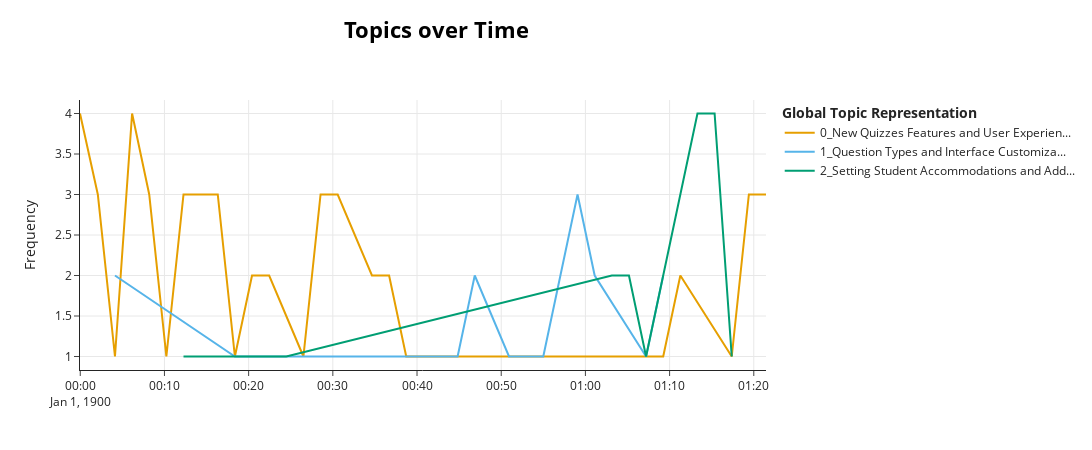

Notebook code cell kept with this figure:
### Markdown cell above
# BERTopic + OpenAI (w/ Tokenizer)
Takes a bit of time to run, ~6 minutes or so

### Code cell
from helper import *
from bertopic import BERTopic

from bertopic.representation import OpenAI
import tiktoken


config = Config()
config.setFromEnv()

OpenAIChatBot = OpenAIBot(config)
tokenizer = tiktoken.encoding_for_model(OpenAIChatBot.model)
representation_model = OpenAI(
    OpenAIChatBot.client,
    model=OpenAIChatBot.model,
    delay_in_seconds=2,
    chat=True,
    nr_docs=8,
    doc_length=None,
    tokenizer=tokenizer,
)
topic_model = BERTopic(representation_model=representation_model)

videoNames = ["New Quizzes Video", "Rearrange Playlist video"]
combinedTranscripts = getcombinedTranscripts()
video = videoNames[0]

docs = combinedTranscripts[video]["Combined Lines"].tolist()
timestamps = combinedTranscripts[video]["Start"].tolist()

topics, probs = topic_model.fit_transform(docs)

# hierarchical_topics = topic_model.hierarchical_topics(docs)
# topic_model.visualize_hierarchy(hierarchical_topics=hierarchical_topics)

binCount = getBinCount(combinedTranscripts[video], windowSize=120)

topics_over_time = topic_model.topics_over_time(docs, timestamps, nr_bins=binCount)
topic_model.visualize_topics_over_time(topics_over_time)

### Figure 1 — Plotly figure (JSON) as saved in the notebook; plotly's stock layout.template omitted (floating-point values rounded to 4 significant figures)
{"data": [{"hoverinfo": "text", "hovertext": ["<b>Topic 0</b><br>Words: New Quizzes in Canvas - Features, Setup, and Updates", "<b>Topic 0</b><br>Words: Transition from Classic to New Quizzes in Instructure", "<b>Topic 0</b><br>Words: New Quizzes User Experience and Moderation Features", "<b>Topic 0</b><br>Words: Quiz Customization and Categorization", "<b>Topic 0</b><br>Words: Enhancements in Quiz Management and Analysis in Canvas", "<b>Topic 0</b><br>Words: Online Quiz Tools and Options", "<b>Topic 0</b><br>Words: Enhancements in Quiz Features and Rich Content Editor", "<b>Topic 0</b><br>Words: Using Canvas Commons for New Quizzes and Templates", "<b>Topic 0</b><br>Words: New Quizzes Migration and Templates Usage", "<b>Topic 0</b><br>Words: New Quiz Types Demonstration", "<b>Topic 0</b><br>Words: Building and Managing Quizzes in Online Courses", "<b>Topic 0</b><br>Words: Classic Quizzes vs. New Quizzes Comparison", "<b>Topic 0</b><br>Words: Transition from Classic to New Quizzes in Software", "<b>Topic 0</b><br>Words: Quiz Design and Categorization", "<b>Topic 0</b><br>Words: Categorization of Fruits, Vegetables, and Distractors", "<b>Topic 0</b><br>Words: Creating and Managing Quiz Questions", "<b>Topic 0</b><br>Words: Quiz Creation and Matching Questions", "<b>Topic 0</b><br>Words: Quiz Question Shuffling and Types", "<b>Topic 0</b><br>Words: Adjusting Quiz Calculation Settings", "<b>Topic 0</b><br>Words: Customizing Quiz Settings", "<b>Topic 0</b><br>Words: Student Quiz Results Analysis", "<b>Topic 0</b><br>Words: Quiz Item Analysis and Reports", "<b>Topic 0</b><br>Words: New Quizzes Model in Canvas for Faculty", "<b>Topic 0</b><br>Words: New Quizzes and Updates in LMS", "<b>Topic 0</b><br>Words: Instructor Resource Updates and Support"], "marker": {"color": "#E69F00"}, "mode": "lines", "name": "0_New Quizzes Features and User Experien...", "type": "scatter", "x": ["1899-12-31T23:59:58.134021", "1900-01-01T00:02:05.237048", "1900-01-01T00:04:07.334097", "1900-01-01T00:06:09.431146", "1900-01-01T00:08:11.528195", "1900-01-01T00:10:13.625243", "1900-01-01T00:12:15.722292", "1900-01-01T00:14:17.819341", "1900-01-01T00:16:19.916390", "1900-01-01T00:18:22.013439", "1900-01-01T00:20:24.110487", "1900-01-01T00:22:26.207536", "1900-01-01T00:26:30.401634", "1900-01-01T00:28:32.498682", "1900-01-01T00:30:34.595731", "1900-01-01T00:34:38.789829", "1900-01-01T00:36:40.886878", "1900-01-01T00:38:42.983926", "1900-01-01T00:40:45.080975", "1900-01-01T00:42:47.178024", "1900-01-01T01:09:14.439658", "1900-01-01T01:11:16.536707", "1900-01-01T01:17:22.827853", "1900-01-01T01:19:24.924902", "1900-01-01T01:21:27.021951"], "y": [4, 3, 1, 4, 3, 1, 3, 3, 3, 1, 2, 2, 1, 3, 3, 2, 2, 1, 1, 1, 1, 2, 1, 3, 3]}, {"hoverinfo": "text", "hovertext": ["<b>Topic 1</b><br>Words: Creating Questions from Reading Passages", "<b>Topic 1</b><br>Words: Understanding Publication Status Indicators", "<b>Topic 1</b><br>Words: Building and Using Hotspots in Quizzes", "<b>Topic 1</b><br>Words: Quiz Instructions and Question Formatting", "<b>Topic 1</b><br>Words: Quiz Question Development and Preview", "<b>Topic 1</b><br>Words: Editing and Managing Questions in Preview Mode", "<b>Topic 1</b><br>Words: Grading and Feedback for Student Assessments", "<b>Topic 1</b><br>Words: Resolving Faculty Point Allocation Issue in Technical Support", "<b>Topic 1</b><br>Words: Editing and Layout Differences", "<b>Topic 1</b><br>Words: Document Editing and Previewing Techniques", "<b>Topic 1</b><br>Words: Attaching Questions to Passages in a Reading Activity", "<b>Topic 1</b><br>Words: Adjusting Points and Settings in Assessment Tools", "<b>Topic 1</b><br>Words: Troubleshooting a Form Issue", "<b>Topic 1</b><br>Words: Accessibility and Question Types Management", "<b>Topic 1</b><br>Words: Creating and Previewing Hotspots in Image Selection Tasks", "<b>Topic 1</b><br>Words: Quiz Creation and Review Process", "<b>Topic 1</b><br>Words: Quiz Feedback Customization", "<b>Topic 1</b><br>Words: Online Educational Platform Navigation and Feedback"], "marker": {"color": "#56B4E9"}, "mode": "lines", "name": "1_Question Types and Interface Customiza...", "type": "scatter", "x": ["1900-01-01T00:04:07.334097", "1900-01-01T00:18:22.013439", "1900-01-01T00:20:24.110487", "1900-01-01T00:28:32.498682", "1900-01-01T00:32:36.692780", "1900-01-01T00:34:38.789829", "1900-01-01T00:38:42.983926", "1900-01-01T00:40:45.080975", "1900-01-01T00:44:49.275073", "1900-01-01T00:46:51.372121", "1900-01-01T00:50:55.566219", "1900-01-01T00:52:57.663268", "1900-01-01T00:54:59.760317", "1900-01-01T00:57:01.857365", "1900-01-01T00:59:03.954414", "1900-01-01T01:01:06.051463", "1900-01-01T01:07:12.342609", "1900-01-01T01:09:14.439658"], "y": [2, 1, 1, 1, 1, 1, 1, 1, 1, 2, 1, 1, 1, 2, 3, 2, 1, 2]}, {"hoverinfo": "text", "hovertext": ["<b>Topic 2</b><br>Words: Student Accommodations in Moderation Features", "<b>Topic 2</b><br>Words: Managing Assignment Submission and Availability Dates", "<b>Topic 2</b><br>Words: Online Academic Integrity and Access Control", "<b>Topic 2</b><br>Words: Online Quiz Access and Security Settings", "<b>Topic 2</b><br>Words: Quiz Attempt Limitations and Waiting Periods", "<b>Topic 2</b><br>Words: Student Accommodations and Quiz Time Extensions", "<b>Topic 2</b><br>Words: Accommodations and Time Adjustments for Students in Testing", "<b>Topic 2</b><br>Words: Accommodations for Additional Student Exam Time"], "marker": {"color": "#009E73"}, "mode": "lines", "name": "2_Setting Student Accommodations and Add...", "type": "scatter", "x": ["1900-01-01T00:12:15.722292", "1900-01-01T00:24:28.304585", "1900-01-01T01:03:08.148512", "1900-01-01T01:05:10.245560", "1900-01-01T01:07:12.342609", "1900-01-01T01:13:18.633756", "1900-01-01T01:15:20.730804", "1900-01-01T01:17:22.827853"], "y": [1, 1, 2, 2, 1, 4, 4, 1]}], "layout": {"height": 450, "hoverlabel": {"bgcolor": "white", "font": {"family": "Rockwell", "size": 16}}, "legend": {"title": {"text": "<b>Global Topic Representation"}}, "title": {"font": {"color": "Black", "size": 22}, "text": "<b>Topics over Time</b>", "x": 0.4, "xanchor": "center", "y": 0.95, "yanchor": "top"}, "width": 1250, "xaxis": {"showgrid": true}, "yaxis": {"showgrid": true, "title": {"text": "Frequency"}}}}
